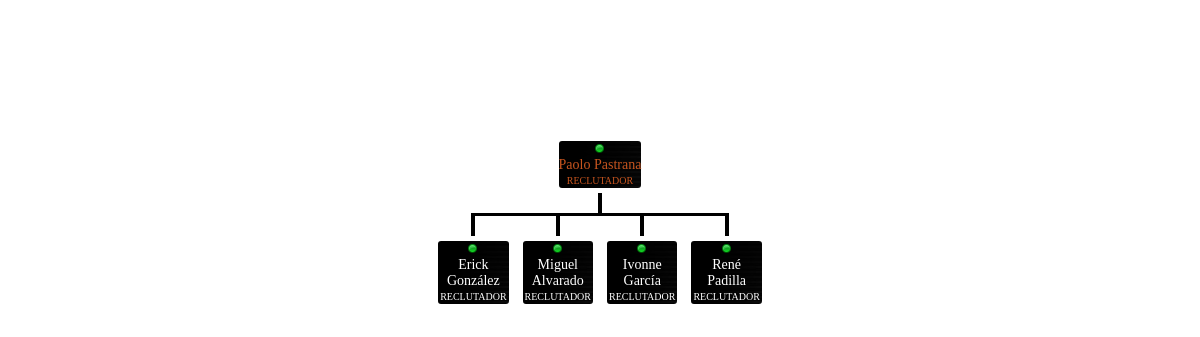
The app's page /arbol.php?id=1 with its own data.
### tables this page shows
CREATE TABLE IF NOT EXISTS `n_miembros` (
  `id` int(10) unsigned NOT NULL AUTO_INCREMENT,
  `tarjeta` varchar(7) DEFAULT NULL,
  `codigo` int(4) unsigned DEFAULT NULL COMMENT 'codigo de seguridad',
  `nombre` varchar(50) NOT NULL,
  `app` varchar(25) DEFAULT NULL,
  `apm` varchar(25) DEFAULT NULL,
  `direccion` varchar(50) DEFAULT NULL,
  `cp` varchar(6) DEFAULT NULL,
  `estado` varchar(25) DEFAULT NULL,
  `ciudad` varchar(25) DEFAULT NULL,
  `tel_fijo` varchar(15) DEFAULT NULL,
  `tel_oficina` varchar(15) DEFAULT NULL,
  `tel_cel` varchar(10) DEFAULT NULL,
  `email` varchar(100) NOT NULL,
  `password` varchar(150) DEFAULT NULL,
  `rfc` varchar(20) DEFAULT NULL,
  `fecha_nac` date NOT NULL,
  `upline` int(10) NOT NULL COMMENT 'persona que invita',
  `arriba` int(10) DEFAULT NULL COMMENT 'persona arriba en el arbol',
  `genero` int(1) NOT NULL DEFAULT '0' COMMENT '0-Hombre, 1-Mujer',
  `estatus` int(1) NOT NULL DEFAULT '2' COMMENT '0-Inactivo, 1-Activo',
  `puntos` int(20) DEFAULT '0',
  `cuenta_banco` varchar(20) DEFAULT NULL,
  `banco` varchar(25) DEFAULT NULL,
  `fecha_alta` date NOT NULL,
  `venc_tarjeta` varchar(15) DEFAULT NULL COMMENT 'vencimiento de la tarjeta',
  `tipo` int(1) NOT NULL DEFAULT '0' COMMENT 'admin',
  `rango_actual` int(2) NOT NULL DEFAULT '0',
  PRIMARY KEY (`id`)
);

### arbol.php (the view, shortened to what this page needs)
<?php
$usuario=$_GET['id'];
$id_quincena=$_SESSION['id_quincena'];
if($usuario==""){
	header("Refresh: 5; URL=http://www.dandy.mx/");
	echo "No ha iniciado sesión, será redireccionado en 5 segundos";
}else{
	$query="SELECT nombre,estatus,rango_actual,id,app,upline FROM n_miembros where id=$usuario";
	$ejecuta=mysql_query($query)or die("Error en consulta 1: ".mysql_error());
	$info_usu=mysql_fetch_row($ejecuta);
	$nombre="$info_usu[0] $info_usu[4]";
	$rango=$info_usu[2];
	$id=$info_usu[3];
	$upline=$info_usu[5];
	$query="SELECT nombre FROM n_rangos WHERE id=$rango";
	$ejecuta=mysql_query($query)or die("Error en consulta 2: ".mysql_error());
	if(mysql_num_rows($ejecuta)>0){
		$info_r=mysql_fetch_row($ejecuta);
		$rango=$info_r[0];
	}else
		$rango="RECLUTADOR";
	if($upline!=1){
		$query="SELECT id FROM n_pagos WHERE miembro=$id and autorizacion=1 and quincena=$id_quincena";
		$ejecuta3=mysql_query($query)or die("Error en consulta 2 $miembro: ".mysql_error());
		if(mysql_num_rows($ejecuta3)>0)
			$ima="act.png";
		else
			$ima="inact.png";
	}
	else
		$ima="act.png";
	function rama_abajo($miembro){
		$usuario=$_SESSION['usuario'];
		$id_quincena=$_SESSION['id_quincena'];
		$query="SELECT nombre,estatus,rango_actual,id,app,upline FROM n_miembros where arriba=$miembro and id not like 1";
		$ejecuta=mysql_query($query)or die("Error en consulta 1 $miembro: ".mysql_error());
		if(mysql_num_rows($ejecuta)>0){
			echo"<ul>";
			for($i=0;$i<mysql_num_rows($ejecuta);$i++){
				$info_usu=mysql_fetch_row($ejecuta);
				$nombre="$info_usu[0] $info_usu[4]";
				$estatus=$info_usu[1];
				$rango=$info_usu[2];
				$id=$info_usu[3];
				$upline=$info_usu[5];
				$query="SELECT nombre FROM n_rangos WHERE id=$rango";
				$ejecuta2=mysql_query($query)or die("Error en consulta 2 $miembro: ".mysql_error());
				if(mysql_num_rows($ejecuta2)>0){
					$info_r=mysql_fetch_row($ejecuta2);
					$rango=$info_r[0];
				}else
					$rango="RECLUTADOR";
				if($upline!=1){
					if($estatus!=1)
						$imagen="desh.png";
					else{
						$query="SELECT id FROM n_pagos WHERE miembro=$id and autorizacion=1 and quincena=$id_quincena";
						$ejecuta3=mysql_query($query)or die("Error en consulta 2 $miembro: ".mysql_error());
						if(mysql_num_rows($ejecuta3)>0)
							$imagen="act.png";
						else
							$imagen="inact.png";
					}
				}
				else
					$imagen="act.png";
				echo"<li class=\"collapsed\"><span style=\"color:$color;\"><img src=\"images/$imagen\" /><br>$nombre<br><p>$rango</p></span> "; echo rama_abajo($id); echo"</li>";
			}
			echo"</ul>";
		}
	}
?>
<!DOCTYPE html PUBLIC "-//W3C//DTD XHTML 1.0 Transitional//EN" "http://www.w3.org/TR/xhtml1/DTD/xhtml1-transitional.dtd">
<html xmlns="http://www.w3.org/1999/xhtml">
<head>
<link rel="stylesheet" href="assets/css/jquery.jOrgChart.css"/>
<link rel="stylesheet" href="assets/css/custom.css"/>
</head>
<body onLoad="prettyPrint();" style="background-image:url(images/fondo_lista.jpg) background-position:center;">
<ul id="org" style="display:none">
	<li><span style="color:#c7551f;"><? echo "<img src='images/$ima' /><br>$nombre<br><p>$rango</p>";?></span>
		<?php echo rama_abajo($usuario);?>
	</li>
</ul>
<table align="center" width="100%">
	<tr>
		<td height="60px" class="subTitle2"><div align="center"><span class="subTitle2" style="font-size:36px">ARBOL DE RED</span></div></td>
	</tr>
</table>
</body>
</html>
<?php }?>

### assets/css/custom.css (style rules this page uses)
body, html, div, p, span, a, h1, h2, h3, h4, h5 { margin : 0; padding : 0; }
body, html { width : 100%; }
body { background : url('../images/bkgd.png') repeat top left; color : white; font-family : font_bureau__stainlessextlight; font-weight : lighter; padding-top : 40px; }
body p { font-size : 14px; }
#org { background-color : white; margin : 10px; padding : 10px; }
.node p { font-family : font_bureau__stainlessextlight; font-size : 10px; line-height : 11px; padding : 2px; }

### records on screen
n_miembros: nombre "Paolo Pastrana"
n_miembros: nombre "Erick González"
n_miembros: nombre "Miguel Alvarado"
n_miembros: nombre "Ivonne García"
n_miembros: nombre "René Padilla"

### other values on screen
$rango "RECLUTADOR"
